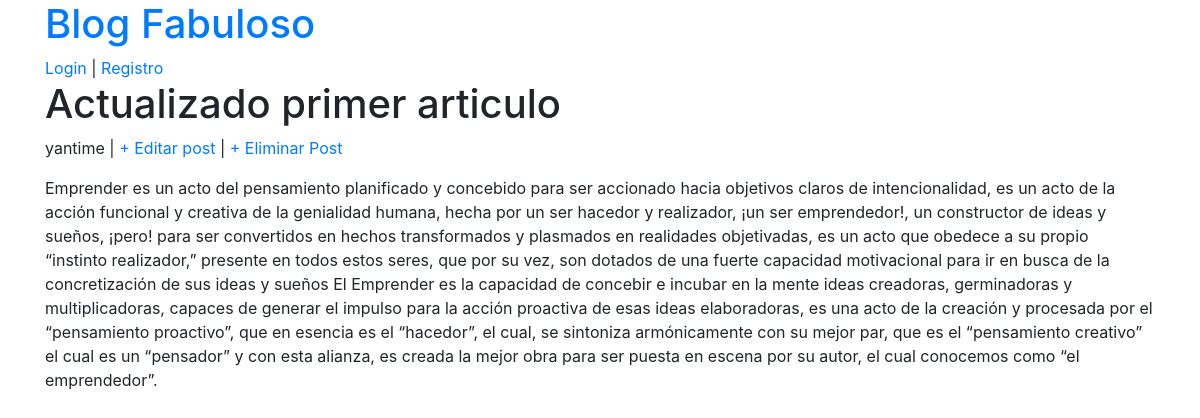
The app's page /article/1/ with its own data.
### blog/models.py (models this page shows, shortened)
class Post(models.Model):
    title = models.CharField(max_length=255)
    author = models.ForeignKey(User,on_delete =models.CASCADE)
    body = models.TextField()

### blog/views.py (the view)
# urls.py: path('article/<int:pk>/', PostDetalle.as_view() , name='post-detail'),
class PostDetalle(DetailView):
    model = Post
    template_name = 'post_detalle.html'

### blog/templates/post_detalle.html
{% extends "base.html" %}
{% block content  %}
<div>
 <h1> {{post.title}} </h1>
 <p> {{post.author}} | <a href = "{% url 'post-edit' post.pk %}"> + Editar post  </a> | <a href = "{% url 'post-delete' post.pk %}"> + Eliminar Post   </a>
 </p>
</div>
<div>
 <p> {{post.body}} </p>
</div>
{% endblock content  %}

### records on screen
Post: title "Actualizado primer articulo", author "yantime", body "Emprender es un acto del pensamiento planificado y concebido para ser accionado hacia objetivos claros de intencionalidad, es un acto de la acción funcional y creativa de la genialidad humana, hecha por un ser hacedor y realizador, ¡un ser emprendedor!, un constructor de ideas y sueños, ¡pero! para ser convertidos en hechos transformados y plasmados en realidades objetivadas, es un acto que obedece a su propio “instinto realizador,” presente en todos estos seres, que por su vez, son dotados de una fuerte capacidad motivacional para ir en busca de la concretización de sus ideas y sueños El Emprender es la capacidad de concebir e incubar en la mente ideas creadoras, germinadoras y…"
